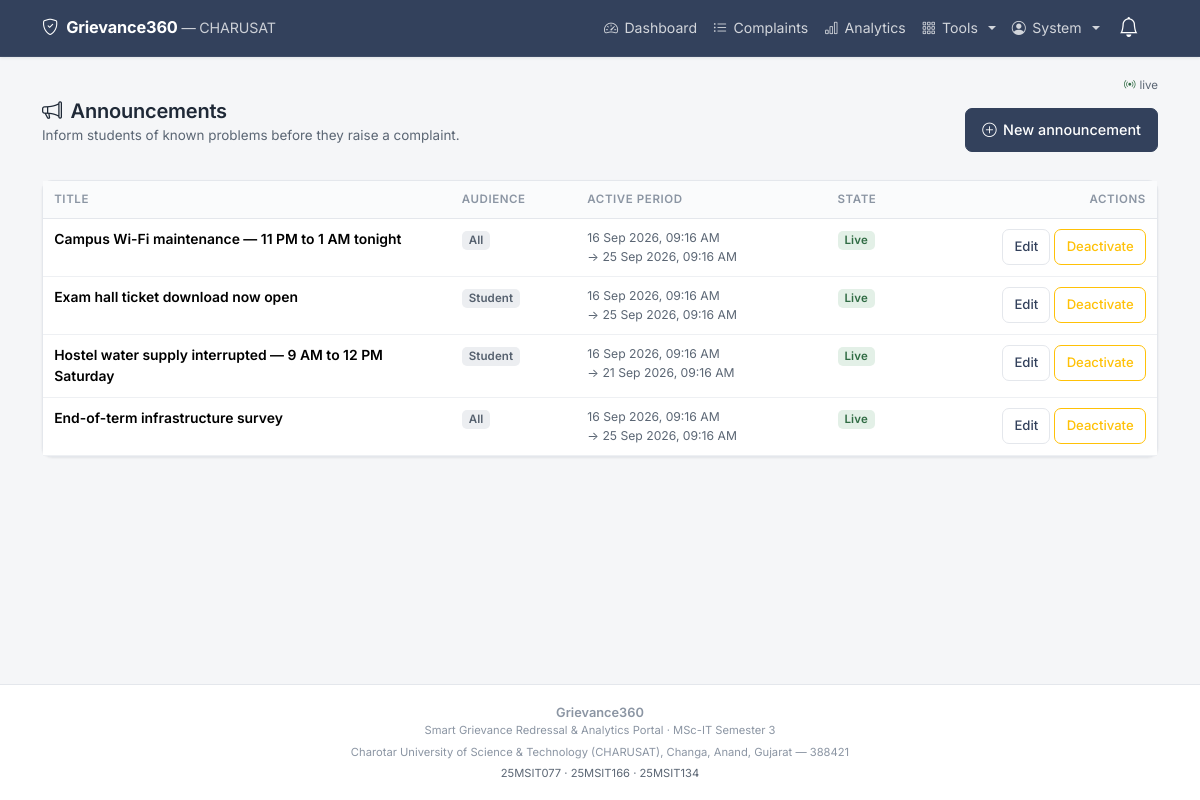
Page /admin/announcements (signed in) on the committed database.
### tables this page shows
CREATE TABLE users (
    id             INTEGER PRIMARY KEY AUTOINCREMENT,
    name           TEXT NOT NULL,
    email          TEXT NOT NULL UNIQUE,
    password_hash  TEXT NOT NULL,
    role           TEXT NOT NULL DEFAULT 'student'
                   CHECK (role IN ('student','staff','admin')),
    department_id  INTEGER,
    enrollment_no  TEXT,
    phone          TEXT,
    is_active      INTEGER NOT NULL DEFAULT 1,
    reset_token    TEXT,
    reset_expires  TEXT,
    created_at     TEXT NOT NULL, photo TEXT, program TEXT, student_department TEXT, semester TEXT,
    FOREIGN KEY (department_id) REFERENCES departments(id)
);

CREATE TABLE announcements (
    id            INTEGER PRIMARY KEY AUTOINCREMENT,
    title         TEXT NOT NULL,
    body          TEXT NOT NULL,
    audience_role TEXT NOT NULL DEFAULT 'all',
    department_id INTEGER,
    category_id   INTEGER,
    starts_at     TEXT NOT NULL,
    ends_at       TEXT NOT NULL,
    is_active     INTEGER NOT NULL DEFAULT 1,
    author_id     INTEGER,
    FOREIGN KEY (department_id) REFERENCES departments(id),
    FOREIGN KEY (category_id)   REFERENCES categories(id),
    FOREIGN KEY (author_id)     REFERENCES users(id)
);

### app.py (the view)
@app.route("/admin/announcements")
@login_required
@role_required("admin")
def admin_announcements():
    now = helpers.now_str()
    rows = db.query_all(
        "SELECT a.*, d.name AS department_name, c.name AS category_name "
        "FROM announcements a "
        "LEFT JOIN departments d ON d.id = a.department_id "
        "LEFT JOIN categories c ON c.id = a.category_id "
        "ORDER BY a.starts_at DESC")
    return render_template("admin/announcements.html", announcements=rows, now=now)

### app.py (called while the page is built)
@login_manager.user_loader
def load_user(user_id):
    row = db.query_one(
        "SELECT * FROM users WHERE id = %s AND is_active = 1", (user_id,)
    )
    return User(row) if row else None

def role_required(*roles):
    def decorator(view):
        @wraps(view)
        def wrapped(*args, **kwargs):
            if not current_user.is_authenticated:
                return login_manager.unauthorized()
            if current_user.role not in roles:
                flash("You do not have permission to open that page.", "danger")
                return redirect(url_for("index"))
            return view(*args, **kwargs)
        return wrapped
    return decorator

@app.context_processor
def inject_globals():
    now = helpers.now_str()
    return {
        "status_color": helpers.status_color,
        "pretty_date": helpers.pretty_date,
        "priority_label": helpers.priority_label,
        "is_breached": helpers.is_breached,
        "days_left": helpers.days_left,
        "ALL_STATUSES": config.STATUSES,
        "current_year": datetime.now().year,
        "now": now,
    }

### db.py (called while the page is built, shortened)
def _connect():
    if config.DB_ENGINE == "sqlite":
        raw = sqlite3.connect(config.SQLITE_PATH)
        raw.row_factory = sqlite3.Row          # lets us build dicts from rows
        raw.execute("PRAGMA foreign_keys = ON")  # SQLite needs this switched on
        return _SQLiteConnection(raw)

def get_db():
    if "db" not in g:
        g.db = _connect()
    return g.db

def query_all(sql, params=()):
    cursor = get_db().cursor()
    cursor.execute(sql, params)
    rows = cursor.fetchall()
    cursor.close()
    return rows

def query_one(sql, params=()):
    cursor = get_db().cursor()
    cursor.execute(sql, params)
    row = cursor.fetchone()
    cursor.close()
    return row

    def execute(self, sql, params=()):
        return self._cursor.execute(sql.replace("%s", "?"), params)

    def fetchone(self):
        row = self._cursor.fetchone()
        return dict(row) if row is not None else None

    def fetchall(self):
        return [dict(row) for row in self._cursor.fetchall()]

    def close(self):
        self._cursor.close()

    def cursor(self):
        return _SQLiteCursor(self._connection.cursor())

    def close(self):
        self._connection.close()

### helpers.py (called while the page is built)
def now_str():
    return datetime.now().strftime(DT_FORMAT)

def pretty_date(value):
    moment = to_dt(value)
    return moment.strftime("%d %b %Y, %I:%M %p") if moment else "-"

### templates/admin/announcements.html (shortened to what this page needs)
{% extends "base.html" %}
{% block content %}
<div class="ge-page-head d-flex flex-wrap align-items-center justify-content-between gap-2">
  <div>
    <h4><i class="bi bi-megaphone me-1"></i> Announcements</h4>
    <p class="ge-page-sub">Inform students of known problems before they raise a complaint.</p>
  </div>
  <a href="{{ url_for('admin_announcement_save') }}" class="btn btn-primary">
    <i class="bi bi-plus-circle"></i> New announcement
  </a>
</div>
<div class="ge-card">
  <div class="ge-desktop-table table-responsive">
    <table class="table table-hover mb-0">
      <thead>
        <tr>
          <th>Title</th><th>Audience</th><th>Active period</th>
          <th>State</th><th class="text-end">Actions</th>
        </tr>
      </thead>
      <tbody>
        {% for a in announcements %}
        <tr>
          <td class="fw-semibold ge-wrap" style="max-width:280px">{{ a.title }}</td>
          <td>
            <span class="badge bg-secondary">{{ a.audience_role|title }}</span>
          </td>
          <td class="small text-muted">
            {{ pretty_date(a.starts_at) }}<br>→ {{ pretty_date(a.ends_at) }}
          </td>
          <td>
            {% if a.is_active and a.starts_at <= now and a.ends_at >= now %}
              <span class="badge bg-success">Live</span>
            {% elif not a.is_active %}
              <span class="badge bg-secondary">Deactivated</span>
            {% elif a.ends_at < now %}
              <span class="badge bg-secondary">Expired</span>
            {% else %}
              <span class="badge bg-warning">Scheduled</span>
            {% endif %}
          </td>
          <td class="text-end">
            <div class="d-flex gap-1 justify-content-end">
              <a href="{{ url_for('admin_announcement_save', ann_id=a.id) }}"
                 class="btn btn-sm btn-outline-primary">Edit</a>
              <form method="post" action="{{ url_for('admin_announcement_toggle', ann_id=a.id) }}">
                <button class="btn btn-sm {{ 'btn-outline-warning' if a.is_active else 'btn-outline-success' }}">
                  {{ 'Deactivate' if a.is_active else 'Activate' }}
                </button>
              </form>
            </div>
          </td>
        </tr>
        {% else %}
        <tr><td colspan="5" class="text-center text-muted py-4">No announcements yet.</td></tr>
        {% endfor %}
      </tbody>
    </table>
  </div>
</div>
{% endblock %}

### templates/base.html (shortened to what this page needs)
<!DOCTYPE html>
<html lang="en">
<head>
  <link href="https://cdn.jsdelivr.net/npm/bootstrap@5.3.3/dist/css/bootstrap.min.css" rel="stylesheet">
  <link href="https://cdn.jsdelivr.net/npm/bootstrap-icons@1.11.3/font/bootstrap-icons.css" rel="stylesheet">
  <link href="{{ url_for('static', filename='css/style.css') }}" rel="stylesheet">
</head>
<body>
<nav class="navbar navbar-expand-md navbar-dark ge-navbar sticky-top">
  <div class="container">
    <a class="navbar-brand fw-bold d-flex align-items-center gap-2"
       href="{{ url_for('index') }}">
      <i class="bi bi-shield-check"></i>
      <span>
        Grievance360
        <span class="d-none d-md-inline fw-normal small opacity-75">
          &mdash; CHARUSAT
        </span>
      </span>
    </a>
    {% if current_user.is_authenticated %}
    <div class="dropdown order-md-last ms-auto me-2">
      <button class="btn btn-link nav-link position-relative ge-tap"
              type="button" data-bs-toggle="dropdown" aria-expanded="false"
              aria-label="Notifications">
        <i class="bi bi-bell fs-5 text-white"></i>
      </button>
    </div>
    {% endif %}
    <div class="collapse navbar-collapse" id="mainNav">
      <ul class="navbar-nav ms-auto mb-2 mb-md-0 align-items-md-center">
        {% if current_user.is_authenticated %}
          {% if current_user.role == 'student' %}
            <li class="nav-item">
              <a class="nav-link ge-tap" href="{{ url_for('student_dashboard') }}">
                <i class="bi bi-grid"></i> My Complaints</a>
            </li>
            <li class="nav-item">
              <a class="nav-link ge-tap" href="{{ url_for('raise_complaint') }}">
                <i class="bi bi-plus-circle"></i> Raise Complaint</a>
            </li>
            <li class="nav-item">
              <a class="nav-link ge-tap" href="{{ url_for('kb_list') }}">
                <i class="bi bi-book"></i> Help</a>
            </li>
            <li class="nav-item">
              <a class="nav-link ge-tap" href="{{ url_for('announcements') }}">
                <i class="bi bi-megaphone"></i> Notices</a>
            </li>
            <li class="nav-item">
              <a class="nav-link ge-tap" href="{{ url_for('profile') }}">
                <i class="bi bi-person-circle"></i> Profile</a>
            </li>
          {% elif current_user.role == 'admin' %}
            <li class="nav-item">
              <a class="nav-link ge-tap" href="{{ url_for('admin_dashboard') }}">
                <i class="bi bi-speedometer2"></i> Dashboard</a>
            </li>
            <li class="nav-item">
              <a class="nav-link ge-tap" href="{{ url_for('admin_complaints') }}">
                <i class="bi bi-list-ul"></i> Complaints</a>
            </li>
            <li class="nav-item">
              <a class="nav-link ge-tap" href="{{ url_for('admin_analytics') }}">
                <i class="bi bi-bar-chart"></i> Analytics</a>
            </li>
            <li class="nav-item dropdown">
              <a class="nav-link dropdown-toggle ge-tap" href="#" role="button"
                 data-bs-toggle="dropdown">
                <i class="bi bi-grid-3x3-gap"></i> Tools
              </a>
            </li>
          {% endif %}
          <li class="nav-item dropdown">
            <a class="nav-link dropdown-toggle ge-tap" href="#" role="button"
               data-bs-toggle="dropdown">
              <i class="bi bi-person-circle"></i>
              {{ current_user.name.split(' ')[0] }}
            </a>
          </li>
        {% endif %}
      </ul>
    </div>
  </div>
</nav>
<main class="container ge-main">
  {% if current_user.is_authenticated %}
  <div class="d-flex justify-content-end mb-1" style="min-height:18px">
    <span id="liveBar" class="d-inline-flex align-items-center gap-1"
          style="font-size:.72rem;color:var(--ge-muted,#64748b)">
      <i class="bi bi-broadcast text-success"></i>
      <span class="text-muted">live</span>
    </span>
  </div>
  {% endif %}
  {% block content %}{% endblock %}
</main>
<footer class="ge-footer no-print">
  <div class="container text-center">
    <div class="fw-semibold">Grievance360</div>
    <div class="small">
      Smart Grievance Redressal &amp; Analytics Portal &middot; MSc-IT Semester 3
    </div>
    <div class="small mt-1">
      Charotar University of Science &amp; Technology (CHARUSAT),
      Changa, Anand, Gujarat &mdash; 388421
    </div>
    <div class="small mt-1 text-muted">
      25MSIT077 &middot; 25MSIT166 &middot; 25MSIT134
    </div>
  </div>
</footer>
</body>
</html>

### static/css/style.css (style rules this page uses)
:root { --ge-ink: #1f2937; --ge-ink-soft: #5b6674; --ge-ink-faint: #8b95a3; --ge-primary: #33415c; --ge-primary-dark: #283346; --ge-accent: #5b6ea8; --ge-accent-soft: #eef1f8; --ge-bg: #f5f6f8; --ge-surface: #ffffff; --ge-line: #e4e7ec; --ge-line-soft: #eef0f3; --ge-radius: 10px; --ge-radius-sm: 7px; --ge-shadow: 0 1px 2px rgba(31, 41, 55, .05), 0 1px 3px rgba(31, 41, 55, .04); --ge-shadow-lift: 0 4px 12px rgba(31, 41, 55, .08); --ge-bottomnav-height: 60px; }
html, body { overflow-x: hidden; max-width: 100%; }
body { background-color: var(--ge-bg); color: var(--ge-ink); font-family: "Inter", -apple-system, BlinkMacSystemFont, "Segoe UI", Roboto, "Helvetica Neue", Arial, sans-serif; font-size: 15px; line-height: 1.55; -webkit-font-smoothing: antialiased; display: flex; flex-direction: column; min-height: 100vh; }
h1, h2, h3, h4, h5, h6 { font-weight: 600; letter-spacing: -.011em; color: var(--ge-ink); }
h4 { font-size: 1.25rem; }
a { color: var(--ge-accent); text-decoration: none; }
.text-muted { color: var(--ge-ink-soft) !important; }
.ge-main { flex: 1 0 auto; padding-top: .25rem; padding-bottom: 1.5rem; }
.ge-page-head { margin-bottom: 1.15rem; }
.ge-page-head h4 { margin-bottom: .15rem; }
.ge-page-head .ge-page-sub { font-size: .84rem; color: var(--ge-ink-soft); }
.ge-tap, .btn { min-height: 44px; display: inline-flex; align-items: center; justify-content: center; gap: .4rem; }
.btn { border-radius: var(--ge-radius-sm); font-size: .9rem; font-weight: 500; padding: .45rem 1rem; }
.btn-sm { min-height: 36px; font-size: .82rem; padding: .3rem .7rem; }
.btn-primary { background-color: var(--ge-primary); border-color: var(--ge-primary); }
.btn-outline-primary { color: var(--ge-primary); border-color: var(--ge-line); background: var(--ge-surface); }
.badge { font-weight: 600; font-size: .72rem; letter-spacing: .01em; padding: .32em .6em; border-radius: 5px; }
.badge.bg-secondary { background-color: #eceef1 !important; color: #55606e !important; }
.badge.bg-success { background-color: #e3f0e7 !important; color: #2f6b43 !important; }
.ge-navbar { background: var(--ge-primary); border-bottom: 1px solid rgba(255, 255, 255, .06); box-shadow: 0 1px 3px rgba(31, 41, 55, .10); padding-top: .35rem; padding-bottom: .35rem; }
.ge-navbar .navbar-brand { font-size: 1.02rem; font-weight: 600; letter-spacing: -.01em; color: #fff; }
.ge-navbar .nav-link { color: rgba(255, 255, 255, .78); font-size: .88rem; border-radius: var(--ge-radius-sm); padding-left: .7rem; padding-right: .7rem; }
.ge-card { border: 1px solid var(--ge-line); border-radius: var(--ge-radius); box-shadow: var(--ge-shadow); background: var(--ge-surface); }
.text-success { color: #2f6b43 !important; }
.ge-wrap { overflow-wrap: anywhere; word-break: break-word; }
.table { font-size: .87rem; color: var(--ge-ink); margin-bottom: 0; }
.table > :not(caption) > * > * { padding: .6rem .7rem; }
.table thead th { font-size: .72rem; font-weight: 600; letter-spacing: .05em; text-transform: uppercase; color: var(--ge-ink-faint); background: #fafbfc; border-bottom: 1px solid var(--ge-line); white-space: nowrap; }
.table tbody tr { border-color: var(--ge-line-soft); }
.ge-desktop-table { display: none; }
@media (min-width: 768px) { .ge-desktop-table { display: block; } }
.ge-footer { flex-shrink: 0; background: var(--ge-surface); border-top: 1px solid var(--ge-line); padding: 1.1rem 0; margin-top: 1.5rem; font-size: .8rem; color: var(--ge-ink-faint); }
@media (min-width: 1200px) { .ge-main.container { max-width: 1140px; } }

### rows in the picture
users: name "System"
announcements: title "Campus Wi-Fi maintenance — 11 PM to 1 AM tonight", audience_role "All", starts_at "16 Sep 2026, 09:16 AM", ends_at "25 Sep 2026, 09:16 AM", shows "Live", is_active "Deactivate"
announcements: title "Exam hall ticket download now open", audience_role "Student", starts_at "16 Sep 2026, 09:16 AM", ends_at "25 Sep 2026, 09:16 AM", shows "Live", is_active "Deactivate"
announcements: title "Hostel water supply interrupted — 9 AM to 12 PM Saturday", audience_role "Student", starts_at "16 Sep 2026, 09:16 AM", ends_at "21 Sep 2026, 09:16 AM", shows "Live", is_active "Deactivate"
announcements: title "End-of-term infrastructure survey", audience_role "All", starts_at "16 Sep 2026, 09:16 AM", ends_at "25 Sep 2026, 09:16 AM", shows "Live", is_active "Deactivate"
